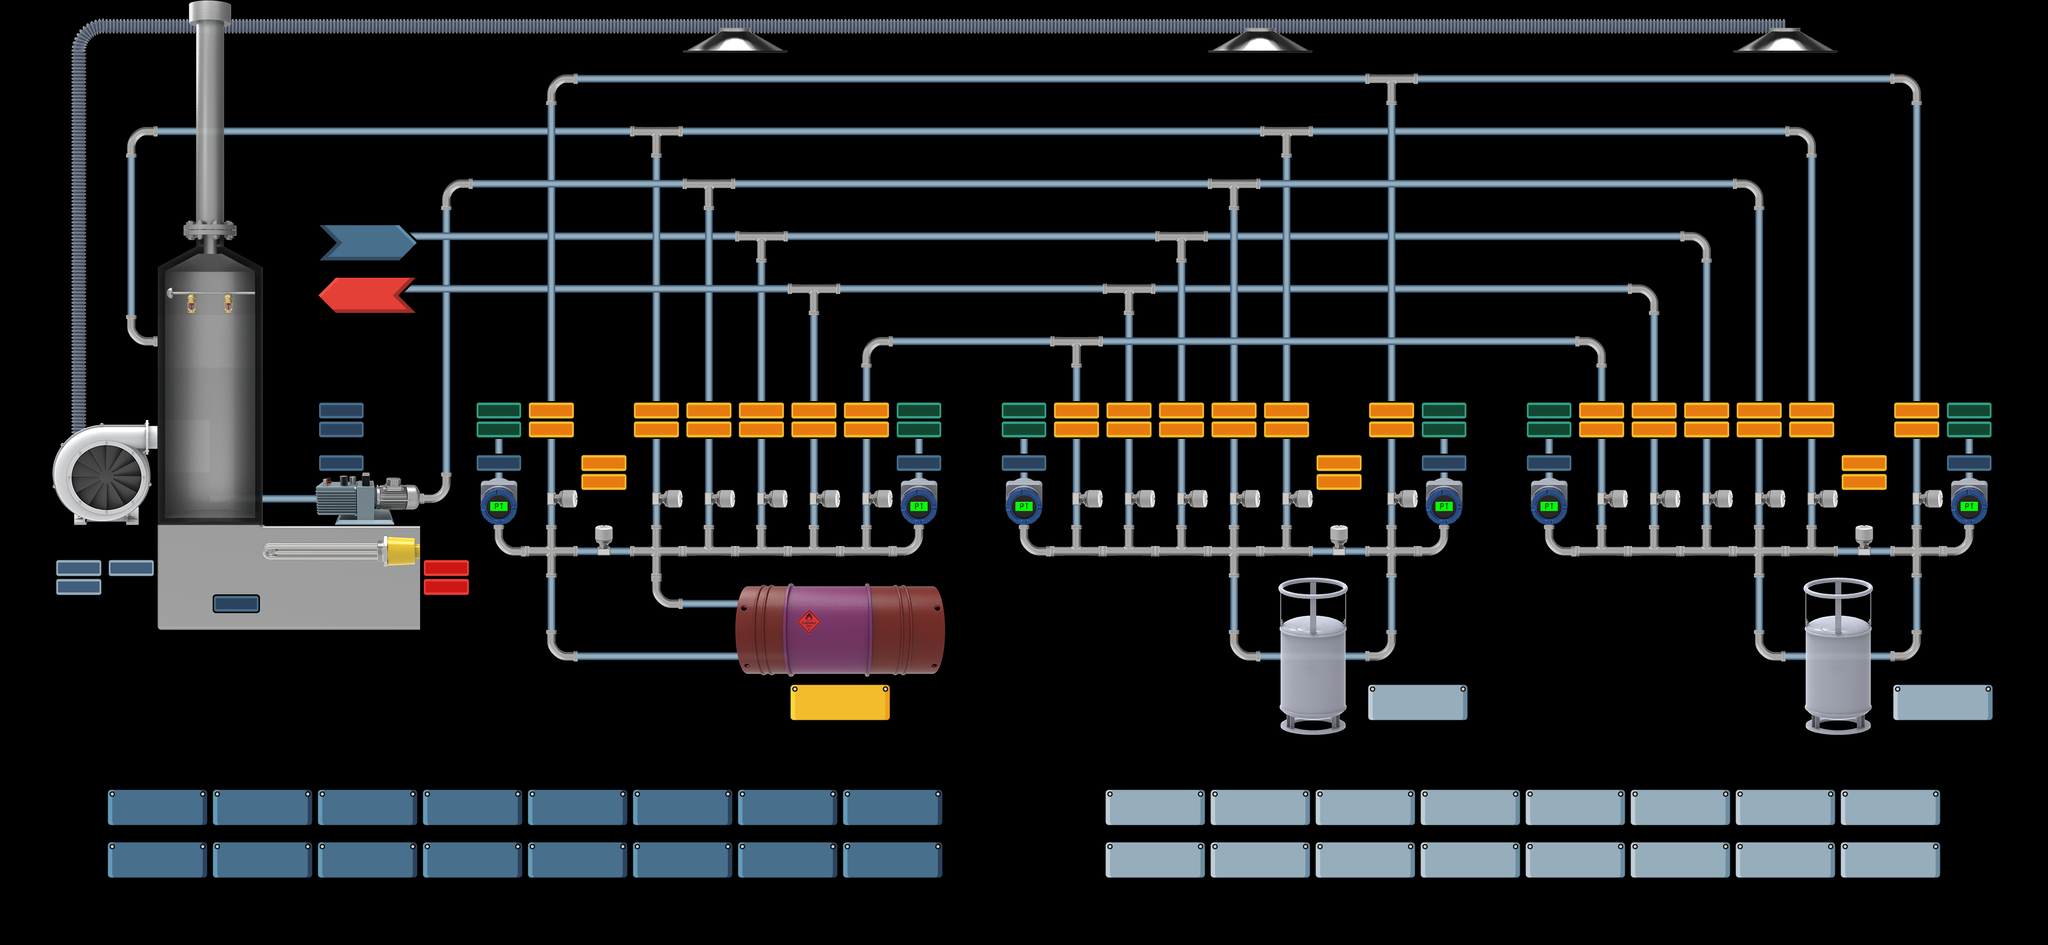

Tiled map render using the project's own tile images. Description and the map definition, with tile-layer contents summarised, below:
An orthogonal 39x18 tile map with 100x100 px tiles, 5 tile layers (pipe, pipe2, container, digital, ...).

<map version="1.10" tiledversion="1.10.1" orientation="orthogonal" renderorder="right-down" width="39" height="18" tilewidth="100" tileheight="100" infinite="0" nextlayerid="13" nextobjectid="1">
 <editorsettings>
  <export target="../psg-dma.tmj" format="json" />
 </editorsettings>
 <tileset firstgid="1" name="tiles" tilewidth="100" tileheight="100" tilecount="1200" columns="20">
  <image source="map.png" width="2000" height="6000" />
 </tileset>
 <layer id="8" name="pipe" width="39" height="18">
  <data>[702 cells, 310 non-empty, 14 distinct tile ids]</data>
 </layer>
 <layer id="9" name="pipe2" width="39" height="18">
  <data>[702 cells, 68 non-empty, 15 distinct tile ids]</data>
 </layer>
 <layer id="7" name="container" width="39" height="18" opacity="0.95">
  <data>[702 cells, 50 non-empty, 44 distinct tile ids]</data>
 </layer>
 <layer id="10" name="digital" width="39" height="18">
  <data>[702 cells, 118 non-empty, 25 distinct tile ids]</data>
 </layer>
 <layer id="11" name="analog" width="39" height="18">
  <data>[702 cells, 80 non-empty, 17 distinct tile ids]</data>
 </layer>
</map>